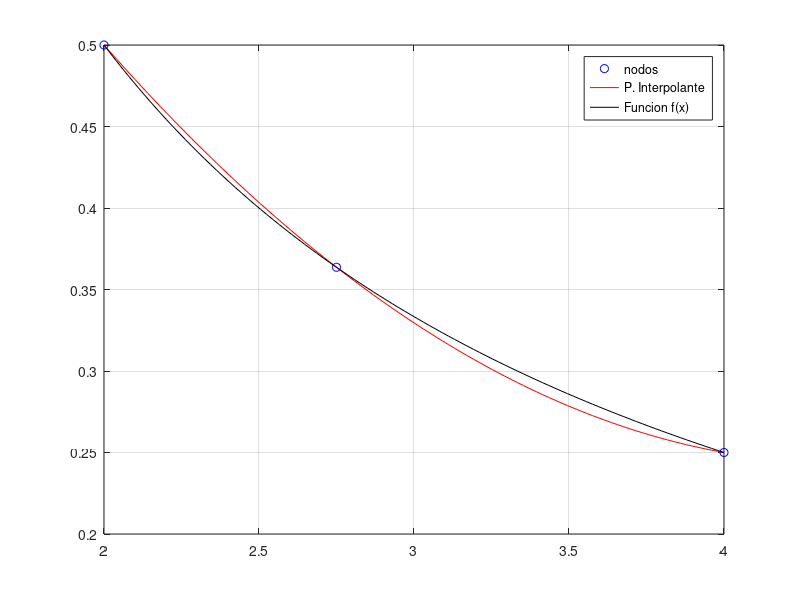

Recreate this plot in MATLAB.
%Utilice los nodos x0 = 2, x1 = 2, 75 y x2 = 4 para obtener el polinomio interpolante
%de segundo grado p(x) para f(x) = 1/x. Graficar p(x) vs f(x).

%SOLUCION.
x=[2 2.75 4]',
f=inline('1./x','x');%funcion de la forma f(x)=1/x
y=f(x); %evaluaa la funcion
p2=polyfit(x,y,2);
xx = linspace(2,4);%generando un conjunto de abcisas
yy1=polyval(p2,xx);%evaluando para generar ordenadas
%al polinmio interpolante
yy2=f(xx);%evaluando para generar ordenadas
%al polinomio conocido

plot(x,y,'ob',xx,yy1,'r',xx,yy2,'k') %ob :dibuja solo el pumto
grid on
legend('nodos','P. Interpolante','Funcion f(x)')


